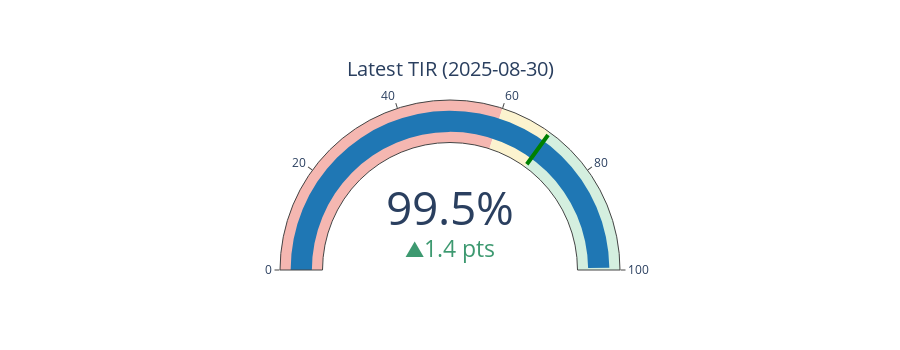

The notebook cell this image was saved under:
### Code cell
latest = daily_kpis.iloc[-1]
rolling_ref = daily_kpis["rolling_7d_tir_pct"].iloc[-1]

fig_tir_gauge = go.Figure(
    go.Indicator(
        mode="gauge+number+delta",
        value=latest["time_in_range_pct"],
        delta={"reference": rolling_ref, "valueformat": ".1f", "suffix": " pts"},
        gauge={
            "axis": {"range": [0, 100]},
            "bar": {"color": "#1f77b4"},
            "steps": [
                {"range": [0, 60], "color": "#f5b7b1"},
                {"range": [60, 70], "color": "#fcf3cf"},
                {"range": [70, 100], "color": "#d4efdf"},
            ],
            "threshold": {"line": {"color": "green", "width": 4}, "value": 70},
        },
        title={"text": f"Latest TIR ({latest['date'].date()})"},
        number={"suffix": "%", "valueformat": ".1f"},
    )
)
fig_tir_gauge.update_layout(height=350)
fig_tir_gauge.show()

### Figure 1 — Plotly figure (JSON) as saved in the notebook; plotly's stock layout.template omitted (floating-point values rounded to 4 significant figures)
{"data": [{"delta": {"reference": 98.17, "suffix": " pts", "valueformat": ".1f"}, "gauge": {"axis": {"range": [0, 100]}, "bar": {"color": "#1f77b4"}, "steps": [{"color": "#f5b7b1", "range": [0, 60]}, {"color": "#fcf3cf", "range": [60, 70]}, {"color": "#d4efdf", "range": [70, 100]}], "threshold": {"line": {"color": "green", "width": 4}, "value": 70}}, "mode": "gauge+number+delta", "number": {"suffix": "%", "valueformat": ".1f"}, "title": {"text": "Latest TIR (2025-08-30)"}, "type": "indicator", "value": 99.53}], "layout": {"height": 350}}
